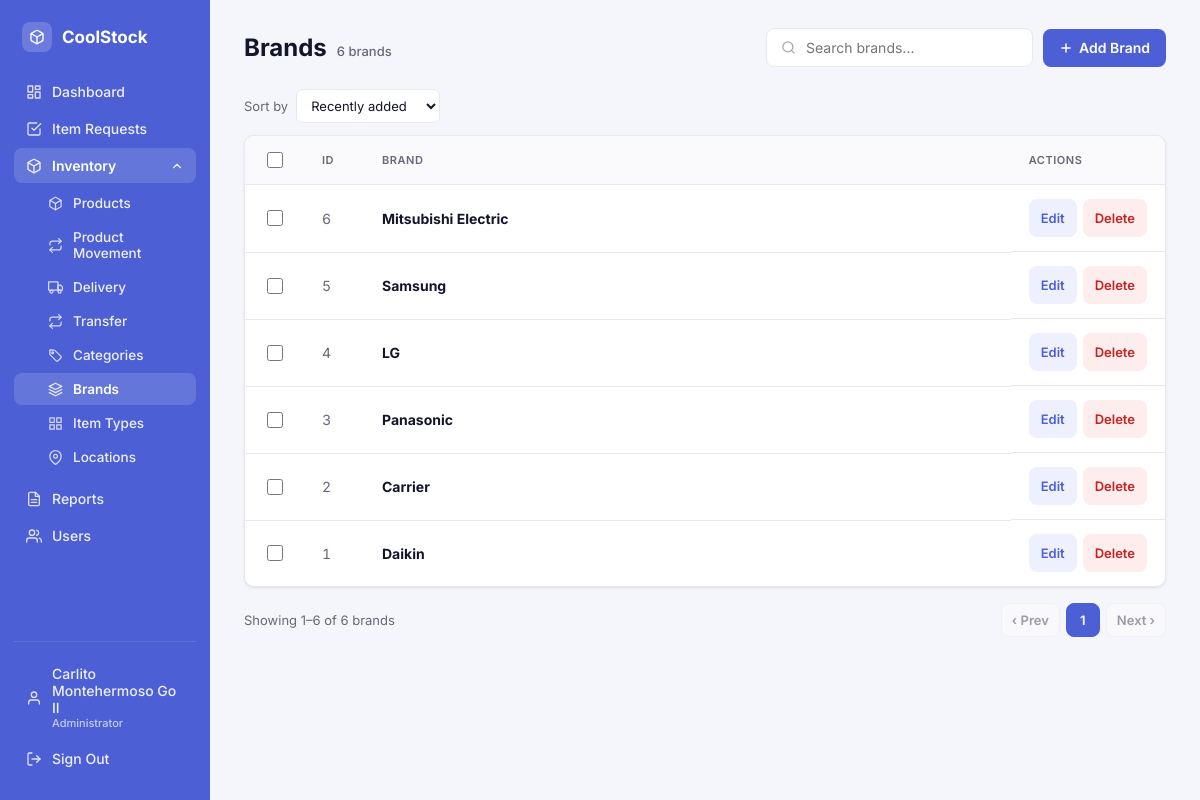
The page /index.php?module=brands&action=index (signed in) on the database as committed earlier.
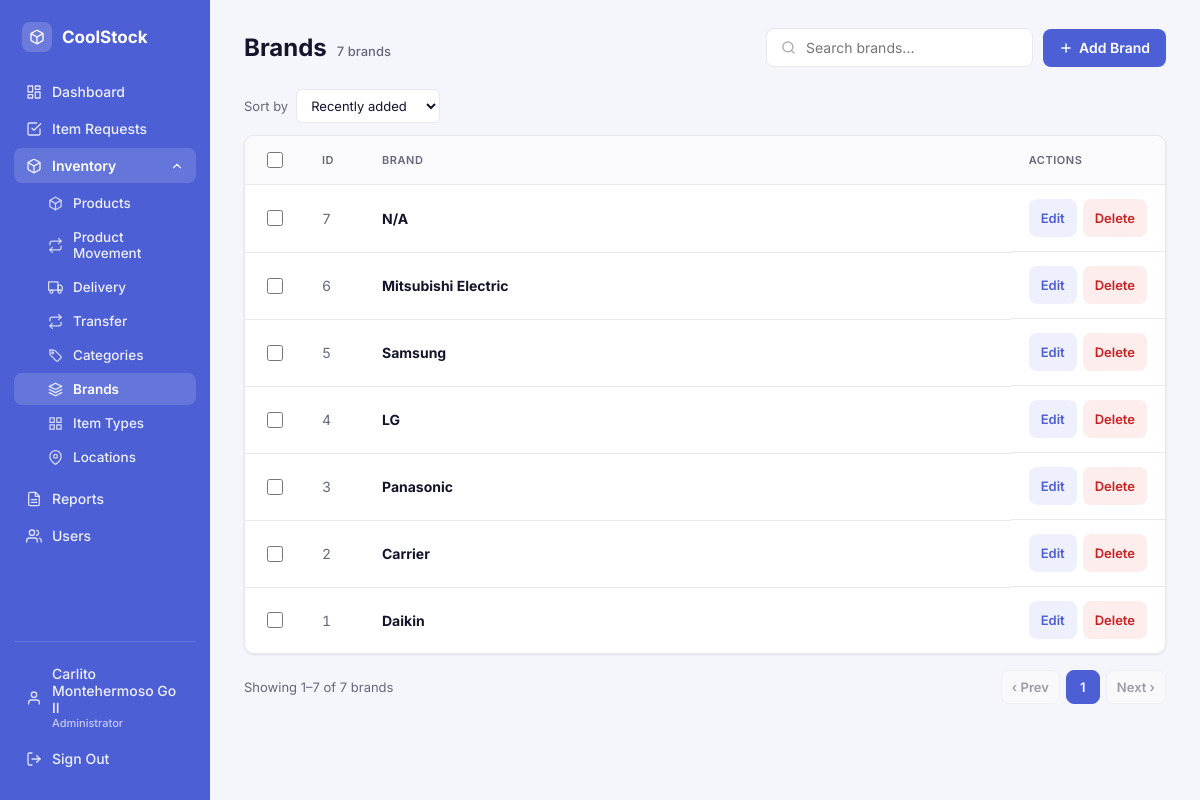
The same page on the database as committed later.
### tables this page shows
CREATE TABLE `brands` (
  `brand_id` int(11) NOT NULL,
  `brand_name` varchar(100) NOT NULL
);

### Controllers/BrandController.php (called while the page is built, shortened)
<?php
require_once __DIR__ . '/../Models/Brand.php';
class BrandController
{
    private Brand $brand;
    public function __construct()
    {
        $this->brand = new Brand();
    }
    public function index(): void
    {
        $sort = $_GET['sort'] ?? 'newest';
        $page = max(1, (int) ($_GET['page'] ?? 1));
        $totalCount = $this->brand->count();
        $totalPages = max(1, (int) ceil($totalCount / self::PER_PAGE));
        $page = min($page, $totalPages);
        $offset = ($page - 1) * self::PER_PAGE;
        $brands = $this->brand->readAllWithCounts($sort, self::PER_PAGE, $offset);
        require __DIR__ . '/../Views/brands/index.php';
    }
}

### Config/Database.php (called while the page is built, shortened)
<?php
class Database
{
    private static ?Database $instance = null;
    private PDO $conn;
    private string $host     = "localhost";
    private string $db_name  = "mister_aircon";
    private string $username = "root";
    private string $password = "";
    private function __construct()
    {
        try {
            $this->conn = new PDO(
                "mysql:host={$this->host};dbname={$this->db_name};charset=utf8mb4",
                $this->username,
                $this->password
            );
            $this->conn->setAttribute(PDO::ATTR_ERRMODE, PDO::ERRMODE_EXCEPTION);
            $this->conn->setAttribute(PDO::ATTR_DEFAULT_FETCH_MODE, PDO::FETCH_ASSOC);
        } catch (PDOException $e) {
            die("Database connection failed: " . $e->getMessage());
        }
    }
    public static function getInstance(): Database
    {
        if (self::$instance === null) {
            self::$instance = new Database();
        }
        return self::$instance;
    }
    public function getConnection(): PDO
    {
        return $this->conn;
    }
}

### Models/Brand.php (called while the page is built, shortened)
<?php
require_once __DIR__ . '/../Config/Database.php';
class Brand
{
    private PDO $conn;
    private string $table = "brands";
    public function __construct()
    {
        $this->conn = Database::getInstance()->getConnection();
    }
    public function readAllWithCounts(?string $sort = null, ?int $limit = null, ?int $offset = null): array
    {
        $query = "SELECT b.*, COUNT(i.item_id) AS product_count
                  FROM {$this->table} b
                  LEFT JOIN inventory_items i ON i.brand_id = b.brand_id
                  GROUP BY b.brand_id";
        $orderBy = self::SORT_OPTIONS[$sort] ?? self::SORT_OPTIONS['newest'];
        $query .= " ORDER BY {$orderBy}";
        if ($limit !== null) {
            $query .= " LIMIT :limit OFFSET :offset";
        }
        $stmt = $this->conn->prepare($query);
        if ($limit !== null) {
            $stmt->bindValue(':limit', $limit, PDO::PARAM_INT);
            $stmt->bindValue(':offset', $offset ?? 0, PDO::PARAM_INT);
        }
        $stmt->execute();
        return $stmt->fetchAll();
    }
    public function count(): int
    {
        $stmt = $this->conn->query("SELECT COUNT(*) AS total FROM {$this->table}");
        return (int) $stmt->fetch()['total'];
    }
}

### Views/brands/index.php (the view, shortened to what the rows shown need)
<?php
require __DIR__ . '/../partials/header.php';
?>
        <div class="page-header">
            <div class="page-title-group">
                <h1 class="page-title">Brands</h1>
            </div>
        </div>
        <form method="POST" id="bulkBrandForm">
            <div class="table-card">
                <table id="brandTable">
                    <thead>
                        <tr>
                            <th style="width:36px;"><input type="checkbox" id="selectAllBrands" class="row-check" onclick="toggleAllBrands(this)"></th>
                            <th style="width:60px;">ID</th>
                            <th>Brand</th>
                            <th style="width:150px;">Actions</th>
                        </tr>
                    </thead>
                    <tbody>
                        <?php if (empty($brands)): ?>
                            <tr class="empty-row">
                                <td colspan="4">No brands match these filters.</td>
                            </tr>
                        <?php else: ?>
                            <?php foreach ($brands as $b): ?>
                                <tr>
                                    <td><input type="checkbox" name="selected_ids[]" value="<?= $b['brand_id'] ?>" class="row-check brand-check" onchange="updateBulkBarBrands()"></td>
                                    <td class="cell-id"><?= (int) $b['brand_id'] ?></td>
                                    <td><strong><?= htmlspecialchars($b['brand_name']) ?></strong></td>
                                    <td class="actions">
                                        <button type="button" class="btn btn-edit btn-sm" onclick="openEditBrandModal(<?= $b['brand_id'] ?>)">Edit</button>
                                        <button type="button" class="btn btn-danger btn-sm" onclick="openDeleteBrandModal(<?= $b['brand_id'] ?>)">Delete</button>
                                    </td>
                                </tr>
                            <?php endforeach; ?>
                        <?php endif; ?>
                    </tbody>
                </table>
            </div>
        </form>
<?php require __DIR__ . '/../partials/footer.php'; ?>

Rows that differ between the two databases and show on the page:
added brands: brand_id "7", brand_name "N/A"
Other text that changed with them:
$count: "6" → "7"
$endRow: "6" → "7"
$pagination['totalCount']: "6" → "7"
